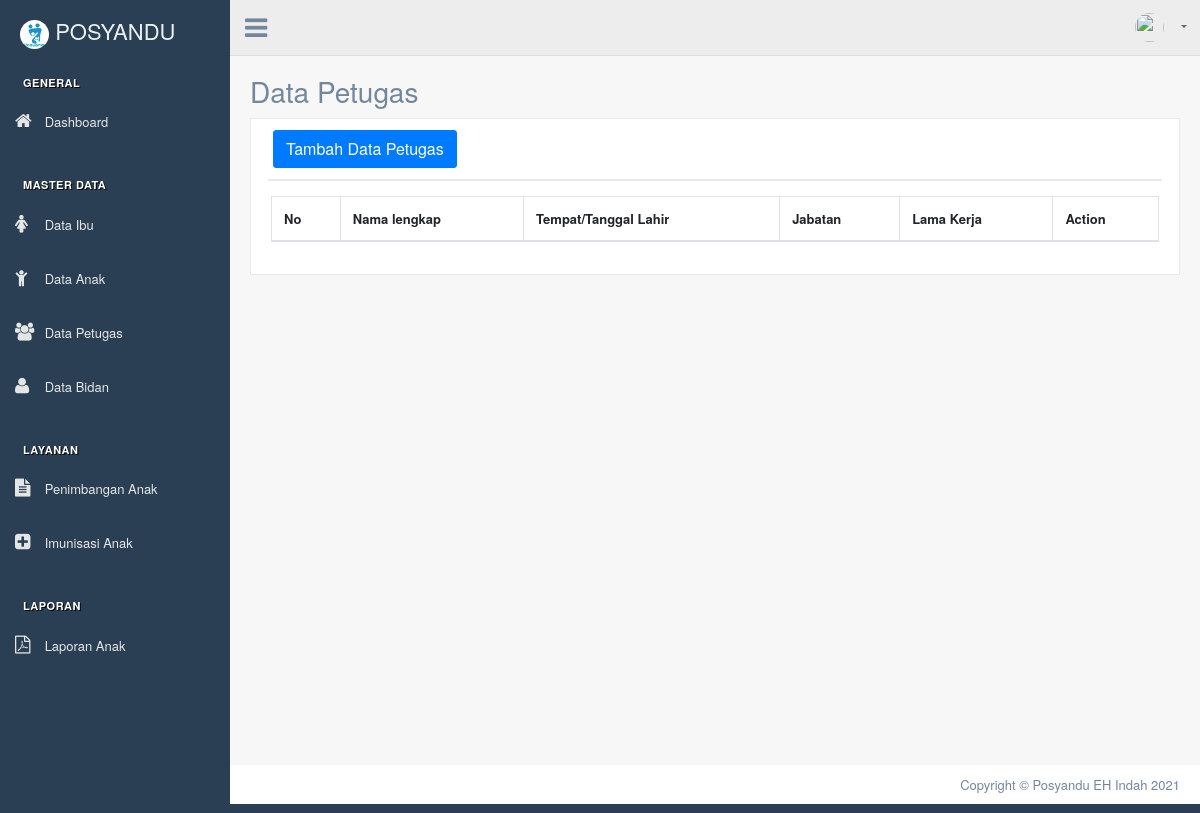
/index.php/petugas, run on an earlier commit of the app's database.
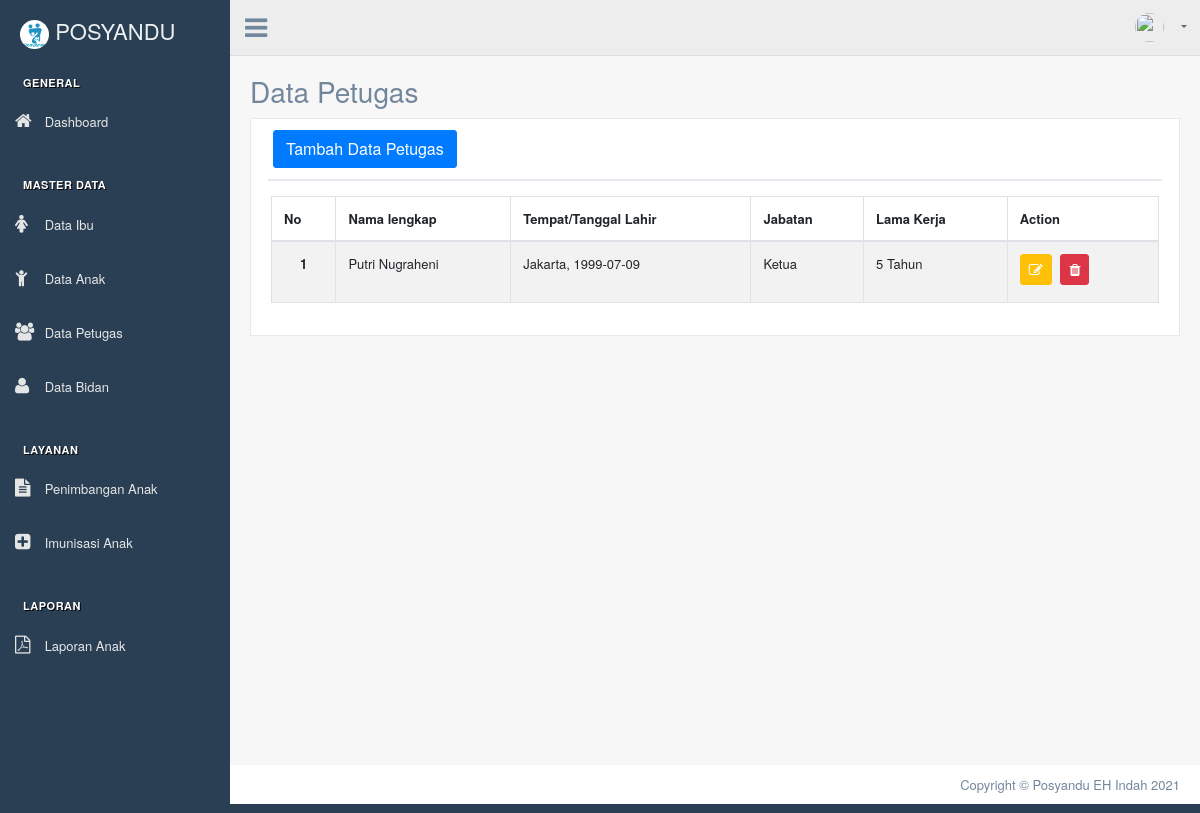
And on a later commit of the database.
### tables this page shows
CREATE TABLE `petugas` (
  `id_petugas` int(11) NOT NULL,
  `nama_petugas` varchar(50) NOT NULL,
  `tempat_lahir` varchar(30) NOT NULL,
  `tgl_lahir` date NOT NULL,
  `no_hp` varchar(13) NOT NULL,
  `jabatan` enum('Ketua','Bendahara','Sekretaris','Anggota') NOT NULL,
  `pendidikan_terakhir` varchar(30) NOT NULL,
  `lama_kerja` int(11) NOT NULL,
  `tugas_pokok` text NOT NULL,
  `user_id` int(11) NOT NULL
);

### application/controllers/Petugas.php (called while the page is built, shortened)
<?php
class Petugas extends CI_Controller
{
    public function __construct()
    {
        $this->load->model('Petugas_model');
    }
    public function index()
    {
        $data['title'] = 'Data PETUGAS | Posyandu EH Indah';
        $data['user'] = $this->db->get_where('user', ['username' => $this->session->userdata('username')])->row_array();
        $data['users'] = $this->Petugas_model->getDataUsers();
        $data['petugas'] = $this->Petugas_model->getDataPetugas();
        $this->load->view('templates/header-datatables', $data);
        $this->load->view('templates/sidebar');
        $this->load->view('templates/topbar', $data);
        $this->load->view('petugas/index', $data);
        $this->load->view('templates/footer-datatables');
    }
}

### index.php (called while the page is built, shortened)
<?php
require_once BASEPATH.'core/CodeIgniter.php';

### application/models/Petugas_model.php (called while the page is built, shortened)
<?php
class Petugas_model extends CI_Model
{
    public function getDataPetugas()
    {
        $query = "SELECT petugas.*, user.username
                    From petugas JOIN user
                    ON petugas.user_id = user.id_users
                    ";
        return $this->db->query($query)->result_array();
    }
}

### application/views/petugas/index.php (the view, shortened to what this page needs)
<div class="right_col" role="main">
    <div class="page-title">
        <div class="title_left">
            <h3>Data Petugas</h3>
        </div>
    </div>
    <div class="clearfix"></div>
    <div class="row">
        <div class="col-md-12 col-sm-12 ">
            <div class="x_panel">
                <div class="x_title">
                    <button type="button" class="btn btn-primary" data-toggle="modal" data-target="#addDataPetugasModal">Tambah Data Petugas</button>
                </div>
                <div class="x_content">
                    <div class="row">
                        <div class="col-sm-12">
                            <div class="card-box table-responsive">
                                <table id="datatable" class="table table-striped table-bordered" style="width:100%">
                                    <thead>
                                        <tr>
                                            <th>No</th>
                                            <th>Nama lengkap</th>
                                            <th>Tempat/Tanggal Lahir</th>
                                            <th>Jabatan</th>
                                            <th>Lama Kerja</th>
                                            <th>Action</th>
                                        </tr>
                                    </thead>
                                    <tbody>
                                        <?php $i = 1; ?>
                                        <?php foreach ($petugas as $e) : ?>
                                            <tr>
                                                <th scope="row">
                                                    <center><?= $i; ?></center>
                                                </th>
                                                <td><?= $e['nama_petugas']; ?></td>
                                                <td><?= $e['tempat_lahir'] . ', ' . $e['tgl_lahir']; ?></td>
                                                <td><?= $e['jabatan']; ?></td>
                                                <td><?= $e['lama_kerja'] . ' Tahun'; ?></td>
                                                <td>
                                                    <a data-toggle="modal" data-target="#editDataPetugasModal<?= $e['id_petugas']; ?>" href="<?= base_url(); ?>petugas/updateDataPetugas/<?= $e['id_petugas']; ?>" class="btn btn-warning btn-circle btn-sm">
                                                        <i class="fa fa-edit"></i>
                                                    </a>
                                                    <a data-toggle="tooltip" href="<?= base_url(''); ?>petugas/deleteDataPetugas/<?= $e['id_petugas']; ?>" class="btn btn-danger btn-circle btn-sm tbl-hapus" title="Delete">
                                                        <i class="fa fa-trash"></i>
                                                    </a>
                                                </td>
                                            </tr>
                                            <?php $i++; ?>
                                        <?php endforeach; ?>
                                    </tbody>
                                </table>
                            </div>
                        </div>
                    </div>
                </div>
            </div>
        </div>
    </div>
</div>

### application/views/templates/header-datatables.php (shortened to what this page needs)
<!DOCTYPE html>
<html lang="en">
<head>
    <link href="<?= base_url('vendors/bootstrap/dist/css/bootstrap.min.css') ?>" rel="stylesheet">
    <link href="<?= base_url('vendors/font-awesome/css/font-awesome.min.css') ?>" rel="stylesheet">
    <link href="<?= base_url('vendors/nprogress/nprogress.css') ?>" rel="stylesheet">
    <link href="<?= base_url('vendors/iCheck/skins/flat/green.css') ?>" rel="stylesheet">
    <link href="<?= base_url('vendors/datatables/dataTables.bootstrap4.min.css') ?>" rel="stylesheet">
    <link href="<?= base_url('build/css/custom.min.css') ?>" rel="stylesheet">
</head>
<body class="nav-md">
    <div class="container body">
        <div class="main_container">

### application/views/templates/sidebar.php (shortened to what this page needs)
<div class="col-md-3 left_col sidebar_fixed">
    <div class="left_col scroll-view">
        <div class="navbar nav_title" style="border: 0;">
            <a class="site_title"><img style="width: 29px; height: 29px; border-radius: 50%; margin-left: 10px" src="<?= base_url('build/img/'); ?>logo-posyandu-1.png" alt=""></i> <span>POSYANDU</span></a>
        </div>
        <br />
        <div id="sidebar-menu" class="main_menu_side hidden-print main_menu">
            <div class="menu_section">
                <h3>General</h3>
                <ul class="nav side-menu">
                    <li><a href="<?= base_url('dashboard/petugas') ?>"><i class="fa fa-home"></i> Dashboard</a>
                    </li>
                </ul>
            </div>
            <div class="menu_section">
                <h3>Master Data</h3>
                <ul class="nav side-menu">
                    <li><a href="<?= base_url('ibu') ?>"><i class="fa fa-female"></i> Data Ibu</a>
                    </li>
                </ul>
                <ul class="nav side-menu">
                    <li><a href="<?= base_url('anak') ?>"><i class="fa fa-child"></i> Data Anak</a>
                    </li>
                </ul>
                <ul class="nav side-menu">
                    <li><a href="<?= base_url('petugas') ?>"><i class="fa fa-users"></i> Data Petugas</a>
                    </li>
                </ul>
                <ul class="nav side-menu">
                    <li><a href="<?= base_url('bidan') ?>"><i class="fa fa-user"></i> Data Bidan</a>
                    </li>
                </ul>
            </div>
            <div class="menu_section">
                <h3>Layanan</h3>
                <ul class="nav side-menu">
                    <li><a href="<?= base_url('penimbangan_anak/index') ?>"><i class="fa fa-file-text"></i> Penimbangan Anak</a>
                    </li>
                </ul>
                <ul class="nav side-menu">
                    <li><a href="<?= base_url('imunisasi_anak/index') ?>"><i class="fa fa-plus-square"></i> Imunisasi Anak</a>
                    </li>
                </ul>
            </div>
            <div class="menu_section">
                <h3>Laporan</h3>
                <ul class="nav side-menu">
                    <li><a href="<?= base_url('laporan_anak/index') ?>"><i class="fa fa-file-pdf-o"></i> Laporan Anak</a>
                    </li>
                </ul>
            </div>
        </div>
    </div>
</div>

### application/views/templates/topbar.php (shortened to what this page needs)
<div class="top_nav">
    <div class="nav_menu">
        <div class="nav toggle">
            <a id="menu_toggle"><i class="fa fa-bars"></i></a>
        </div>
        <nav class="nav navbar-nav">
            <ul class=" navbar-right">
                <li class="nav-item dropdown open" style="padding-left: 15px;">
                    <a href="javascript:;" class="user-profile dropdown-toggle" aria-haspopup="true" id="navbarDropdown" data-toggle="dropdown" aria-expanded="false">
                        <img src="<?= base_url('build/img/profile/') . $user['image']; ?>" alt=""><?= $user['name']; ?>
                    </a>
                </li>
            </ul>
        </nav>
    </div>
</div>

### application/views/templates/footer-datatables.php (shortened to what this page needs)
</div>
<footer>
    <div class="pull-right">
        <span>Copyright &copy; Posyandu EH Indah <?= date('Y'); ?></span>
    </div>
    <div class="clearfix"></div>
</footer>
</div>
</body>
</html>

What changed in the data, as far as the page shows it:
added petugas: nama_petugas "Putri Nugraheni", tempat_lahir "Jakarta", tgl_lahir "1999-07-09", jabatan "Ketua", lama_kerja "5"
